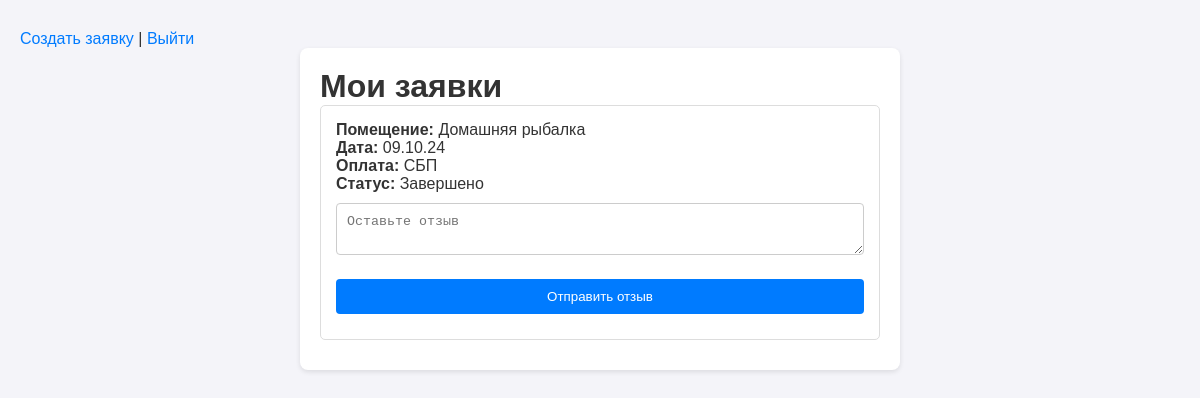
The app's page /requests (signed in), older data.
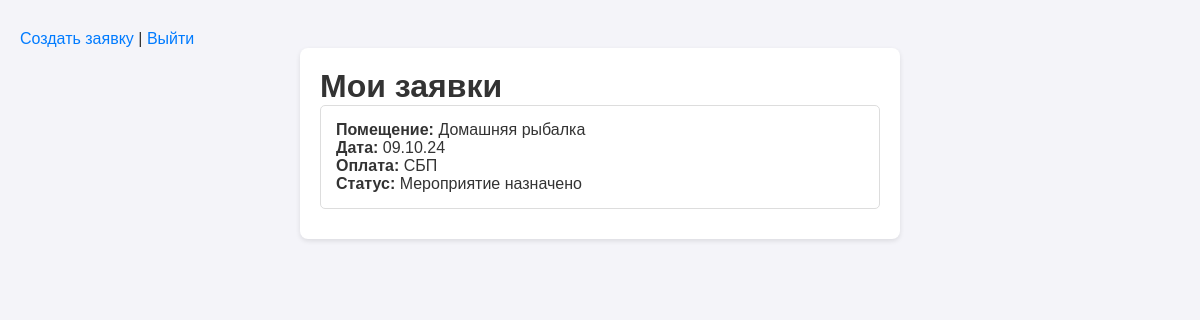
The same page, newer data.
### tables this page shows
CREATE TABLE requests (
        id INTEGER PRIMARY KEY AUTOINCREMENT,
        user_id INTEGER,
        room_name TEXT NOT NULL,
        start_date TEXT NOT NULL,
        payment_method TEXT NOT NULL,
        status TEXT DEFAULT 'Новая',
        review TEXT,
        FOREIGN KEY (user_id) REFERENCES users (id)
    );

### routers/requests.py (the view)
@router.get("/requests", response_class=HTMLResponse)
async def view_requests(request: Request, db: sqlite3.Connection = Depends(get_db)):
    if "user_id" not in request.session:
        return RedirectResponse(url="/login", status_code=303)
    cursor = db.cursor()
    user_requests = cursor.execute(
        "SELECT * FROM requests WHERE user_id = ?",
        (request.session["user_id"],)
    ).fetchall()
    return templates.TemplateResponse(
        request, "requests.html", {"requests": user_requests}
    )

### templates/requests.html (shortened to what this page needs)
<!DOCTYPE html>
<html lang="ru">
<head>
    <link rel="stylesheet" href="/static/style.css">
</head>
<body>
    <header><a href="/create_request">Создать заявку</a> | <a href="/logout">Выйти</a></header>
    <main>
        <h1>Мои заявки</h1>
        <div data-testid="req-list">
            {% for req in requests %}
            <div class="request-card">
                <p><strong>Помещение:</strong> {{ req.room_name }}</p>
                <p><strong>Дата:</strong> {{ req.start_date }}</p>
                <p><strong>Оплата:</strong> {{ req.payment_method }}</p>
                <p><strong>Статус:</strong> {{ req.status }}</p>
                {% if req.status == 'Завершено' %}
                    <form method="post" action="/add_review/{{ req.id }}">
                        <textarea name="review" placeholder="Оставьте отзыв" data-testid="req-review"></textarea>
                        <button type="submit">Отправить отзыв</button>
                    </form>
                {% endif %}
            </div>
            {% endfor %}
        </div>
    </main>
</body>
</html>

### static/style.css (style rules this page uses)
* { box-sizing: border-box; margin: 0; padding: 0; }
body { font-family: Arial, sans-serif; background: #f4f4f9; color: #333; padding: 20px; }
main { max-width: 600px; margin: 0 auto; background: white; padding: 20px; border-radius: 8px; box-shadow: 0 2px 5px rgba(0,0,0,0.1); }
a { color: #007bff; text-decoration: none; display: inline-block; margin-top: 10px; }
.request-card { border: 1px solid #ddd; padding: 15px; margin-bottom: 10px; border-radius: 5px; }

Row changes from the older to the newer data that the page shows:
changed requests "Домашняя рыбалка": status "Завершено" → "Мероприятие назначено"; no longer shows "Отправить отзыв"
